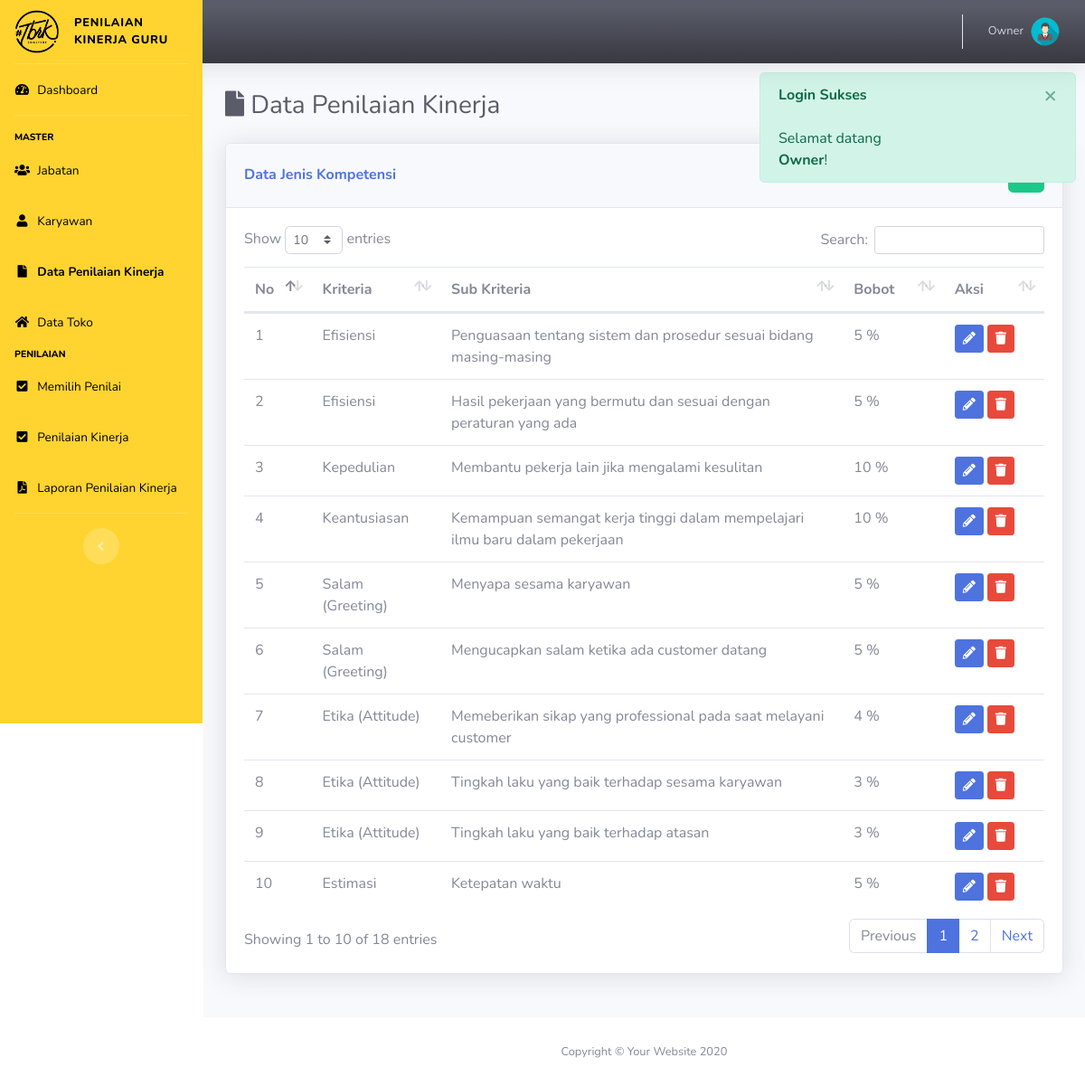
Before: /index.php?p=jenis_kompetensi (signed in) with the older database file.
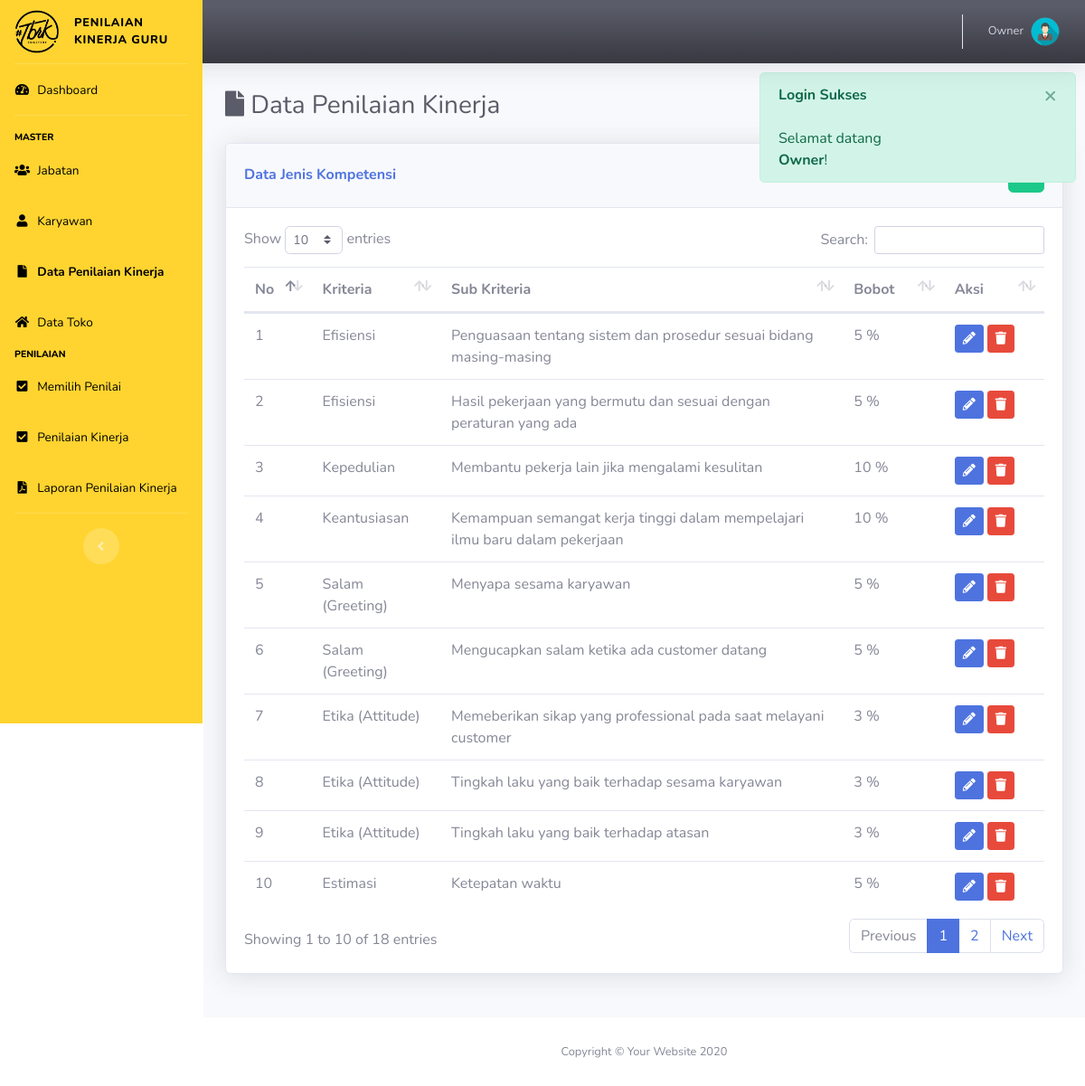
After: the same page with the newer database file.
### tables this page shows
CREATE TABLE IF NOT EXISTS `data_penilaian_kinerja` (
  `id_kriteria` int(11) NOT NULL AUTO_INCREMENT,
  `kriteria` varchar(50) NOT NULL,
  `sub_kriteria` varchar(100) NOT NULL,
  `bobot` int(11) NOT NULL,
  PRIMARY KEY (`id_kriteria`)
);

### pages/jenis_kompetensi.php (the view, shortened to what this page needs)
<div class="d-sm-flex align-items-center justify-content-between mb-4">
    <h1 class="h3 mb-0 text-gray-800"> <i class="fa fa-file"></i> Data Penilaian Kinerja </h1>
</div>
<?php
	$ket = "Data";
?>
<div class="row row_angket">
	<div class="col mb-4">
		<div class="card shadow mb-4">
            <div class="card-header py-3 d-flex flex-row align-items-center justify-content-between">
                <h6 class="m-0 font-weight-bold text-primary"><?= ucfirst($ket); ?> Jenis Kompetensi</h6>
                <?php
                if(!isset($_GET['ket'])){
                ?>
                <div class="dropdown no-arrow">
                    <a href="index.php?p=jenis_kompetensi&ket=tambah" class="btn btn-success" data-toggle="tooltip" data-placement="top" title="Tambah Data"><i class="fa fa-plus"></i></a>
                </div>
            	<?php } ?>
            </div>
            <div class="card-body">
            <?php
            	if(!isset($form)):
            ?>
            	<table class="table dataTable">
            		<thead>
            			<tr>
            				<th width="5%">No</th>
            				<th width="10%">Kriteria</th>
            				<th width="40%">Sub Kriteria</th>
                            <th width="10%">Bobot</th>
            				<th width="10%">Aksi</th>
            			</tr>
            		</thead>
            		<tbody>
            		<?php
            			$i=0;
            			$sql = "SELECT * FROM data_penilaian_kinerja";
            			$q = mysqli_query($con, $sql);
            			while($row = mysqli_fetch_array($q)):
            		?>
            			<tr>
            				<td><?= ++$i; ?></td>
            				<td><?= $row['kriteria']; ?></td>
            				<td><?= $row['sub_kriteria']; ?></td>
                            <td><?= $row['bobot']; ?> %</td>
            				<td>
            					<a href="index.php?p=jenis_kompetensi&ket=ubah&id=<?= $row['id_kriteria'] ?>" class="btn btn-sm btn-primary" data-toggle="tooltip" data-placement="top" title="Ubah Data"><i class="fa fa-pencil-alt"></i></a>
                                <button type="button" class="btn btn-sm btn-danger btn-hapus" data-id="<?= $row['id_kriteria'] ?>" data-toggle="tooltip" data-placement="top" title="Hapus">
                                    <i class="fa fa-trash"></i>
                                </button>
            				</td>
            			</tr>
            		<?php endwhile; ?>
            		</tbody>
            	</table>
            	<?php endif; ?>
            </div>
        </div>
    </div>
</div>

Changed rows visible on the page:
changed data_penilaian_kinerja "Memeberikan sikap yang professional pada saat melayani customer": bobot "4" → "3"
